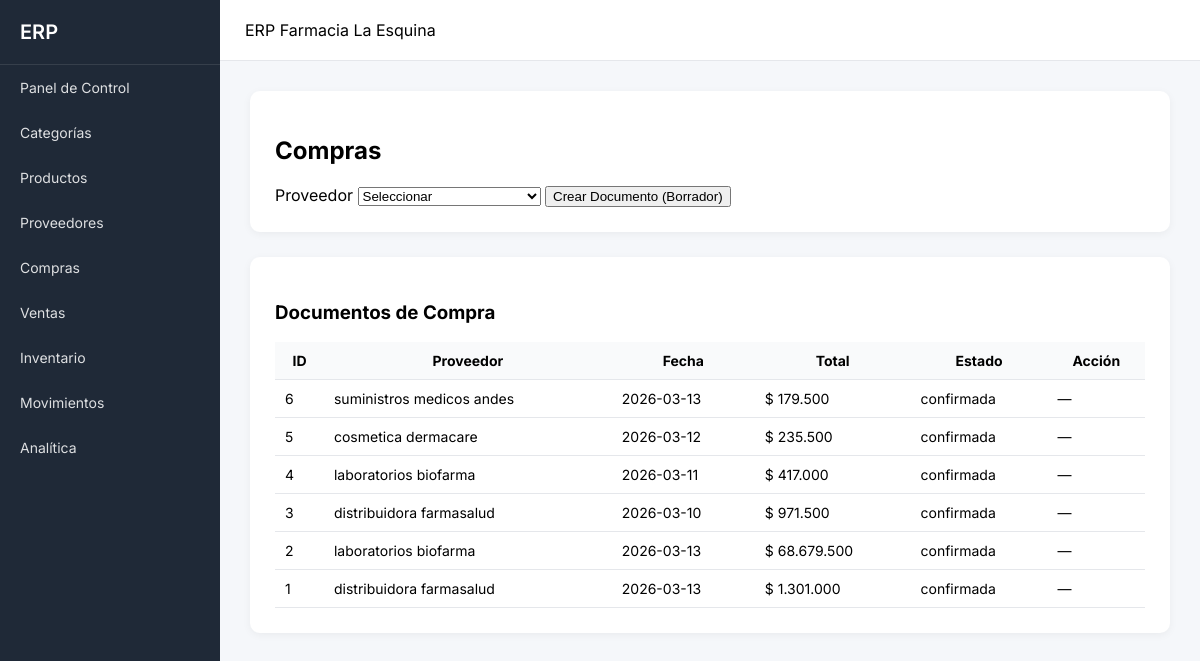
The app's page /compras with its own data.
### tables this page shows
CREATE TABLE compra (
        id INTEGER PRIMARY KEY AUTOINCREMENT,
        proveedor_id INTEGER,
        fecha DATE,
        total INTEGER,
        estado TEXT
    );

CREATE TABLE proveedor (
        id INTEGER PRIMARY KEY AUTOINCREMENT,
        nombre TEXT,
        telefono TEXT,
        email TEXT
    );

### app.py (the view, shortened to what this page needs)
@app.route("/compras", methods=["GET", "POST"])
def compras():
    conn = get_db()
    cur = conn.cursor()
    compras = cur.execute("""
        SELECT compra.*, proveedor.nombre as proveedor
        FROM compra
        JOIN proveedor ON proveedor.id = compra.proveedor_id
        ORDER BY compra.id DESC
    """).fetchall()
    proveedores = cur.execute("SELECT * FROM proveedor").fetchall()
    productos = cur.execute("SELECT * FROM producto").fetchall()
    detalles = cur.execute("""
        SELECT detalle_compra.*, producto.nombre as producto
        FROM detalle_compra
        JOIN producto ON producto.id = detalle_compra.producto_id
    """).fetchall()
    conn.close()
    return render_template("compras.html",
                           compras=compras,
                           proveedores=proveedores,
                           productos=productos,
                           detalles=detalles)

### app.py (called while the page is built)
def get_db():
    conn = sqlite3.connect("database.db")
    conn.row_factory = sqlite3.Row
    return conn

def fmt(n):
    return f"{int(n):,}".replace(",", ".")

@app.context_processor
def inject_fmt():
    return dict(fmt=fmt)

### templates/compras.html (shortened to what this page needs)
{% extends "base.html" %}
{% block content %}
<div class="card">
    <h2>Compras</h2>
    <form method="POST">
        <label>Proveedor</label>
        <select name="proveedor_id" required>
            <option value="">Seleccionar</option>
        </select>
        <button type="submit">Crear Documento (Borrador)</button>
    </form>
</div>
<div class="card">
    <h3>Documentos de Compra</h3>
    <table>
        <thead>
            <tr>
                <th class="num">ID</th>
                <th>Proveedor</th>
                <th>Fecha</th>
                <th class="num">Total</th>
                <th>Estado</th>
                <th>Acción</th>
            </tr>
        </thead>
        <tbody>
            {% for c in compras %}
            <tr>
                <td class="num">{{ c["id"] }}</td>
                <td>{{ c["proveedor"] }}</td>
                <td>{{ c["fecha"] }}</td>
                <td class="num">$ {{ fmt(c["total"]) }}</td>
                <td>
                    {% if c["estado"] == "borrador" %}
                        <span class="estado-borrador">borrador</span>
                    {% else %}
                        <span class="estado-confirmada">confirmada</span>
                    {% endif %}
                </td>
                <td>
                    {% if c["estado"] == "borrador" %}
                        <form method="POST" action="/confirmar_compra" style="display:inline;">
                            <input type="hidden" name="compra_id" value="{{ c['id'] }}">
                            <button type="submit">Confirmar</button>
                        </form>
                    {% else %}
                        —
                    {% endif %}
                </td>
            </tr>
            {% endfor %}
        </tbody>
    </table>
</div>
{% endblock %}

### static/style.css (style rules this page uses)
body { margin:0; font-family:'Inter',sans-serif; background:#f5f7fa; }
.card { background:white; padding:25px; border-radius:10px; margin-bottom:25px; box-shadow:0 2px 8px rgba(0,0,0,0.05); }
table { width:100%; border-collapse:collapse; }
th,td { padding:10px; border-bottom:1px solid #e5e7eb; font-size:14px; }
th { background:#f9fafb; }

### records on screen
compra: id "6", proveedor "suministros medicos andes", fecha "2026-03-13", total "179.500", estado "confirmada"
compra: id "5", proveedor "cosmetica dermacare", fecha "2026-03-12", total "235.500", estado "confirmada"
compra: id "4", proveedor "laboratorios biofarma", fecha "2026-03-11", total "417.000", estado "confirmada"
compra: id "3", proveedor "distribuidora farmasalud", fecha "2026-03-10", total "971.500", estado "confirmada"
compra: id "2", proveedor "laboratorios biofarma", fecha "2026-03-13", total "68.679.500", estado "confirmada"
compra: id "1", proveedor "distribuidora farmasalud", fecha "2026-03-13", total "1.301.000", estado "confirmada"
